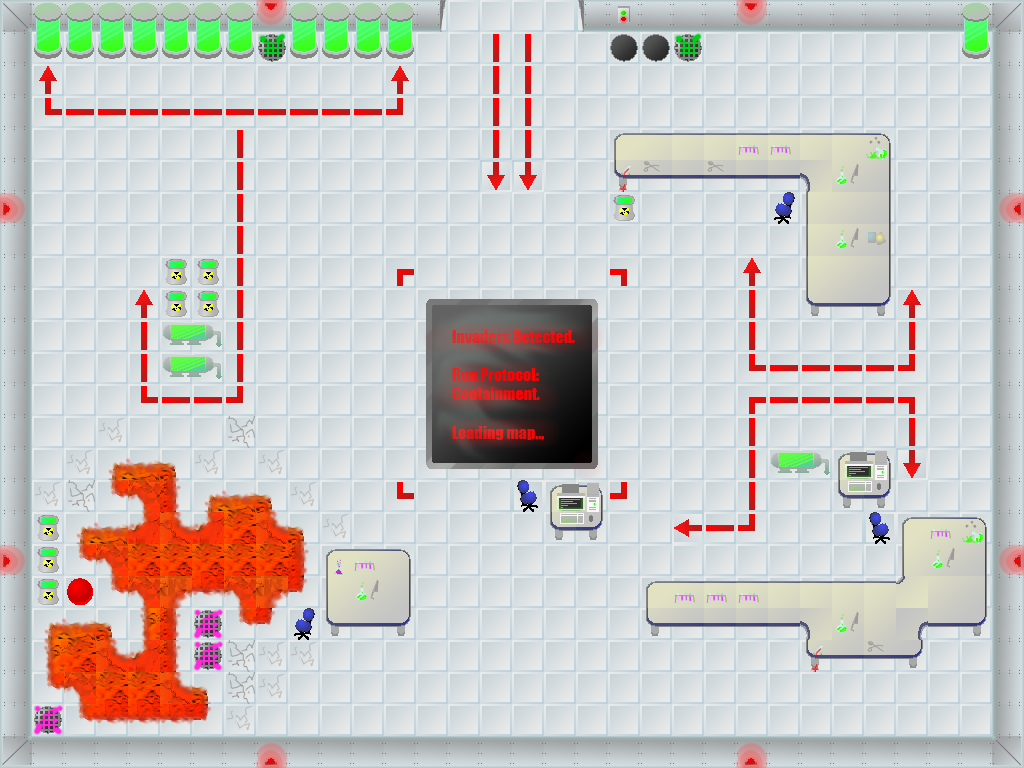

Tiled map render using the project's own tile images. Description and the map definition, with tile-layer contents summarised, below:
An orthogonal 32x24 tile map with 32x32 px tiles, 1 tile layer (Tile Layer 1).

<map version="1.0" orientation="orthogonal" width="32" height="24" tilewidth="32" tileheight="32">
 <tileset firstgid="1" name="tilesheet" tilewidth="32" tileheight="32">
  <image source="tilesheet.png" />
  <tile id="0">
   <properties>
    <property name="impassable" value="1" />
    <property name="impassable" value="1" />
   </properties>
  </tile>
  <tile id="1">
   <properties>
    <property name="impassable" value="1" />
    <property name="impassable" value="1" />
   </properties>
  </tile>
  <tile id="2">
   <properties>
    <property name="impassable" value="1" />
    <property name="impassable" value="1" />
   </properties>
  </tile>
  <tile id="3">
   <properties>
    <property name="impassable" value="1" />
    <property name="impassable" value="1" />
   </properties>
  </tile>
  <tile id="4">
   <properties>
    <property name="impassable" value="1" />
    <property name="impassable" value="1" />
   </properties>
  </tile>
  <tile id="5">
   <properties>
    <property name="impassable" value="1" />
    <property name="impassable" value="1" />
   </properties>
  </tile>
  <tile id="6">
   <properties>
    <property name="impassable" value="1" />
    <property name="impassable" value="1" />
   </properties>
  </tile>
  <tile id="7">
   <properties>
    <property name="impassable" value="1" />
    <property name="impassable" value="1" />
   </properties>
  </tile>
  <tile id="8">
   <properties>
    <property name="impassable" value="1" />
    <property name="impassable" value="1" />
   </properties>
  </tile>
  <tile id="9">
   <properties>
    <property name="impassable" value="1" />
    <property name="impassable" value="1" />
   </properties>
  </tile>
  <tile id="10">
   <properties>
    <property name="impassable" value="1" />
    <property name="impassable" value="1" />
   </properties>
  </tile>
  <tile id="11">
   <properties>
    <property name="impassable" value="1" />
    <property name="impassable" value="1" />
   </properties>
  </tile>
  <tile id="12">
   <properties>
    <property name="impassable" value="1" />
    <property name="impassable" value="1" />
   </properties>
  </tile>
  <tile id="13">
   <properties>
    <property name="impassable" value="1" />
    <property name="impassable" value="1" />
   </properties>
  </tile>
  <tile id="14">
   <properties>
    <property name="impassable" value="1" />
    <property name="impassable" value="1" />
   </properties>
  </tile>
  <tile id="15">
   <properties>
    <property name="impassable" value="1" />
    <property name="impassable" value="1" />
   </properties>
  </tile>
  <tile id="16">
   <properties>
    <property name="impassable" value="1" />
    <property name="impassable" value="1" />
   </properties>
  </tile>
  <tile id="17">
   <properties>
    <property name="impassable" value="1" />
    <property name="impassable" value="1" />
   </properties>
  </tile>
  <tile id="18">
   <properties>
    <property name="impassable" value="1" />
    <property name="impassable" value="1" />
   </properties>
  </tile>
  <tile id="19">
   <properties>
    <property name="impassable" value="1" />
    <property name="impassable" value="1" />
   </properties>
  </tile>
  <tile id="20">
   <properties>
    <property name="impassable" value="1" />
    <property name="impassable" value="1" />
   </properties>
  </tile>
  <tile id="21">
   <properties>
    <property name="impassable" value="1" />
    <property name="impassable" value="1" />
   </properties>
  </tile>
  <tile id="22">
   <properties>
    <property name="impassable" value="1" />
    <property name="impassable" value="1" />
   </properties>
  </tile>
  <tile id="23">
   <properties>
    <property name="impassable" value="1" />
    <property name="impassable" value="1" />
   </properties>
  </tile>
  <tile id="24">
   <properties>
    <property name="impassable" value="1" />
    <property name="impassable" value="1" />
   </properties>
  </tile>
  <tile id="25">
   <properties>
    <property name="impassable" value="1" />
    <property name="impassable" value="1" />
   </properties>
  </tile>
  <tile id="26">
   <properties>
    <property name="impassable" value="1" />
    <property name="impassable" value="1" />
   </properties>
  </tile>
  <tile id="27">
   <properties>
    <property name="impassable" value="1" />
    <property name="impassable" value="1" />
   </properties>
  </tile>
  <tile id="30">
   <properties>
    <property name="impassable" value="1" />
    <property name="impassable" value="1" />
   </properties>
  </tile>
  <tile id="31">
   <properties>
    <property name="impassable" value="1" />
    <property name="impassable" value="1" />
   </properties>
  </tile>
  <tile id="32">
   <properties>
    <property name="impassable" value="1" />
    <property name="impassable" value="1" />
   </properties>
  </tile>
  <tile id="33">
   <properties>
    <property name="impassable" value="1" />
    <property name="impassable" value="1" />
   </properties>
  </tile>
  <tile id="34">
   <properties>
    <property name="impassable" value="1" />
    <property name="impassable" value="1" />
   </properties>
  </tile>
  <tile id="35">
   <properties>
    <property name="impassable" value="1" />
    <property name="impassable" value="1" />
   </properties>
  </tile>
  <tile id="36">
   <properties>
    <property name="impassable" value="1" />
    <property name="impassable" value="1" />
   </properties>
  </tile>
  <tile id="37">
   <properties>
    <property name="impassable" value="1" />
    <property name="impassable" value="1" />
   </properties>
  </tile>
  <tile id="38">
   <properties>
    <property name="impassable" value="1" />
    <property name="impassable" value="1" />
   </properties>
  </tile>
  <tile id="41">
   <properties>
    <property name="damaging" value="1" />
    <property name="damaging" value="1" />
   </properties>
  </tile>
  <tile id="42">
   <properties>
    <property name="damaging" value="1" />
    <property name="damaging" value="1" />
   </properties>
  </tile>
  <tile id="43">
   <properties>
    <property name="damaging" value="1" />
    <property name="damaging" value="1" />
   </properties>
  </tile>
  <tile id="49">
   <properties>
    <property name="impassable" value="1" />
    <property name="impassable" value="1" />
   </properties>
  </tile>
  <tile id="52">
   <properties>
    <property name="damaging" value="1" />
    <property name="damaging" value="1" />
   </properties>
  </tile>
  <tile id="53">
   <properties>
    <property name="damaging" value="1" />
    <property name="damaging" value="1" />
   </properties>
  </tile>
  <tile id="54">
   <properties>
    <property name="damaging" value="1" />
    <property name="damaging" value="1" />
   </properties>
  </tile>
  <tile id="63">
   <properties>
    <property name="damaging" value="1" />
    <property name="damaging" value="1" />
   </properties>
  </tile>
  <tile id="64">
   <properties>
    <property name="damaging" value="1" />
    <property name="damaging" value="1" />
   </properties>
  </tile>
  <tile id="65">
   <properties>
    <property name="damaging" value="1" />
    <property name="damaging" value="1" />
   </properties>
  </tile>
  <tile id="67">
   <properties>
    <property name="impassable" value="1" />
    <property name="impassable" value="1" />
   </properties>
  </tile>
  <tile id="74">
   <properties>
    <property name="damaging" value="" />
    <property name="damaging" value="" />
   </properties>
  </tile>
  <tile id="75">
   <properties>
    <property name="damaging" value="" />
    <property name="damaging" value="" />
   </properties>
  </tile>
  <tile id="76">
   <properties>
    <property name="damaging" value="" />
    <property name="damaging" value="" />
   </properties>
  </tile>
  <tile id="77">
   <properties>
    <property name="damaging" value="1" />
    <property name="damaging" value="1" />
   </properties>
  </tile>
  <tile id="78">
   <properties>
    <property name="damaging" value="1" />
    <property name="damaging" value="1" />
   </properties>
  </tile>
  <tile id="79">
   <properties>
    <property name="damaging" value="1" />
    <property name="damaging" value="1" />
   </properties>
  </tile>
  <tile id="80">
   <properties>
    <property name="damaging" value="1" />
    <property name="damaging" value="1" />
   </properties>
  </tile>
  <tile id="81">
   <properties>
    <property name="impassable" value="1" />
    <property name="impassable" value="1" />
   </properties>
  </tile>
  <tile id="83">
   <properties>
    <property name="impassable" value="1" />
    <property name="impassable" value="1" />
   </properties>
  </tile>
  <tile id="84">
   <properties>
    <property name="impassable" value="1" />
    <property name="impassable" value="1" />
   </properties>
  </tile>
  <tile id="85">
   <properties>
    <property name="damaging" value="1" />
    <property name="damaging" value="1" />
   </properties>
  </tile>
  <tile id="86">
   <properties>
    <property name="damaging" value="1" />
    <property name="damaging" value="1" />
   </properties>
  </tile>
  <tile id="87">
   <properties>
    <property name="damaging" value="1" />
    <property name="damaging" value="1" />
   </properties>
  </tile>
  <tile id="88">
   <properties>
    <property name="damaging" value="1" />
    <property name="damaging" value="1" />
   </properties>
  </tile>
  <tile id="89">
   <properties>
    <property name="damaging" value="1" />
    <property name="damaging" value="1" />
   </properties>
  </tile>
  <tile id="90">
   <properties>
    <property name="damaging" value="1" />
    <property name="damaging" value="1" />
   </properties>
  </tile>
  <tile id="91">
   <properties>
    <property name="damaging" value="1" />
    <property name="damaging" value="1" />
   </properties>
  </tile>
  <tile id="92">
   <properties>
    <property name="impassable" value="1" />
    <property name="impassable" value="1" />
   </properties>
  </tile>
  <tile id="93">
   <properties>
    <property name="impassable" value="1" />
    <property name="impassable" value="1" />
   </properties>
  </tile>
  <tile id="94">
   <properties>
    <property name="impassable" value="1" />
    <property name="impassable" value="1" />
   </properties>
  </tile>
  <tile id="95">
   <properties>
    <property name="impassable" value="1" />
    <property name="impassable" value="1" />
   </properties>
  </tile>
  <tile id="96">
   <properties>
    <property name="damaging" value="1" />
    <property name="damaging" value="1" />
   </properties>
  </tile>
  <tile id="97">
   <properties>
    <property name="damaging" value="1" />
    <property name="damaging" value="1" />
   </properties>
  </tile>
  <tile id="98">
   <properties>
    <property name="damaging" value="1" />
    <property name="damaging" value="1" />
   </properties>
  </tile>
  <tile id="99">
   <properties>
    <property name="impassable" value="1" />
    <property name="impassable" value="1" />
   </properties>
  </tile>
  <tile id="100">
   <properties>
    <property name="impassable" value="1" />
    <property name="impassable" value="1" />
   </properties>
  </tile>
  <tile id="104">
   <properties>
    <property name="impassable" value="1" />
    <property name="impassable" value="1" />
   </properties>
  </tile>
  <tile id="105">
   <properties>
    <property name="impassable" value="1" />
    <property name="impassable" value="1" />
   </properties>
  </tile>
  <tile id="106">
   <properties>
    <property name="impassable" value="1" />
    <property name="impassable" value="1" />
   </properties>
  </tile>
  <tile id="110">
   <properties>
    <property name="impassable" value="1" />
    <property name="impassable" value="1" />
   </properties>
  </tile>
  <tile id="111">
   <properties>
    <property name="impassable" value="1" />
    <property name="impassable" value="1" />
   </properties>
  </tile>
  <tile id="113">
   <properties>
    <property name="impassable" value="1" />
    <property name="impassable" value="1" />
   </properties>
  </tile>
  <tile id="114">
   <properties>
    <property name="impassable" value="1" />
    <property name="impassable" value="1" />
   </properties>
  </tile>
  <tile id="115">
   <properties>
    <property name="impassable" value="1" />
    <property name="impassable" value="1" />
   </properties>
  </tile>
  <tile id="116">
   <properties>
    <property name="impassable" value="1" />
    <property name="impassable" value="1" />
   </properties>
  </tile>
  <tile id="117">
   <properties>
    <property name="impassable" value="1" />
    <property name="impassable" value="1" />
   </properties>
  </tile>
  <tile id="121">
   <properties>
    <property name="impassable" value="1" />
    <property name="impassable" value="1" />
   </properties>
  </tile>
  <tile id="124">
   <properties>
    <property name="impassable" value="1" />
    <property name="impassable" value="1" />
   </properties>
  </tile>
  <tile id="125">
   <properties>
    <property name="impassable" value="1" />
    <property name="impassable" value="1" />
   </properties>
  </tile>
  <tile id="126">
   <properties>
    <property name="impassable" value="1" />
    <property name="impassable" value="1" />
   </properties>
  </tile>
  <tile id="127">
   <properties>
    <property name="impassable" value="1" />
    <property name="impassable" value="1" />
   </properties>
  </tile>
  <tile id="128">
   <properties>
    <property name="impassable" value="1" />
    <property name="impassable" value="1" />
   </properties>
  </tile>
 </tileset>
 <layer name="Tile Layer 1" width="32" height="24">
  <data>[768 cells, 768 non-empty, 112 distinct tile ids]</data>
 </layer>
</map>
